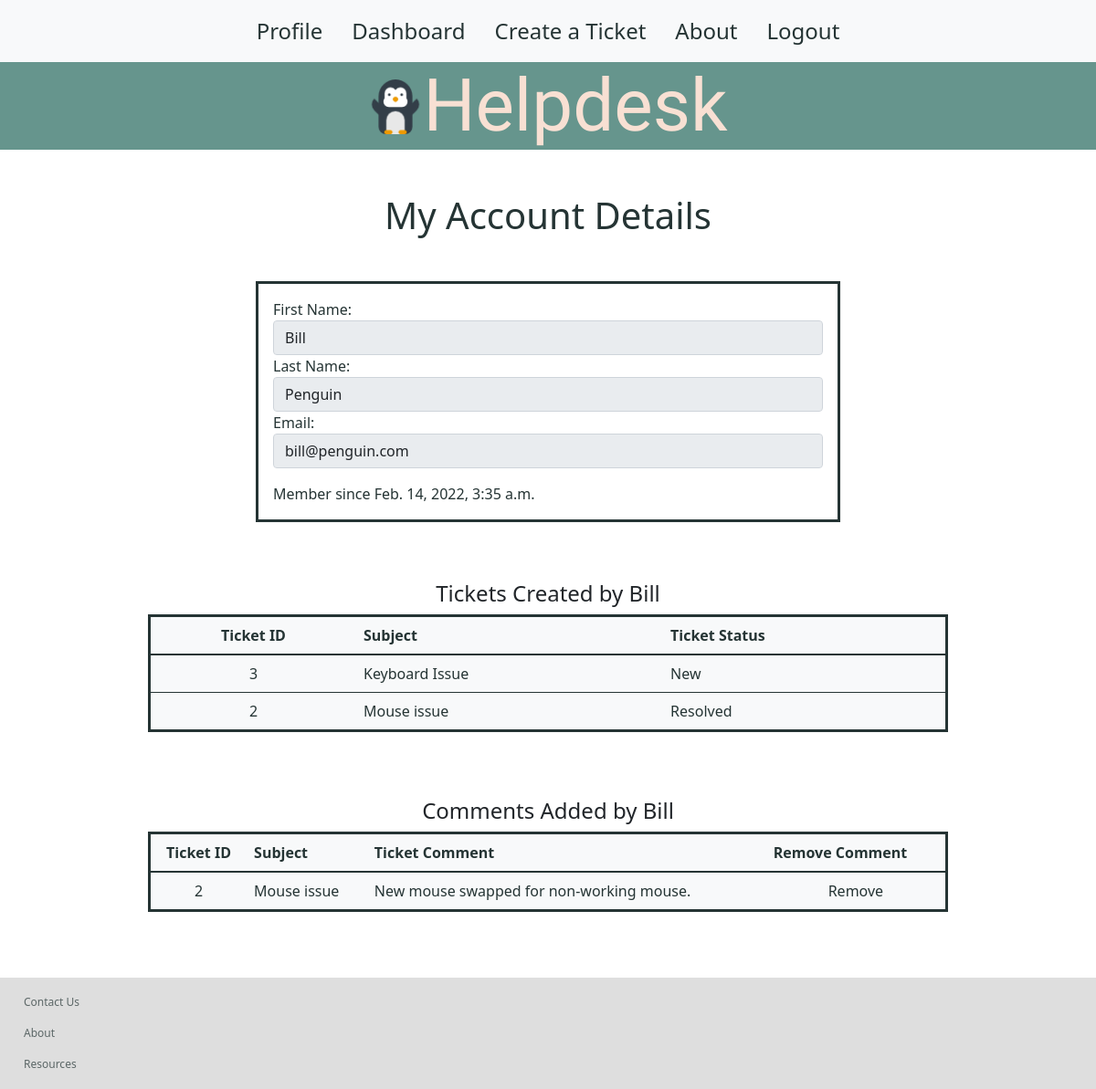
The app's page /profile (signed in) with its own data.
### users/models.py (models this page shows)
class User(models.Model):
    first_name = models.CharField(max_length=255)
    last_name = models.CharField(max_length=255)
    email = models.CharField(max_length=255)
    password = models.TextField()
    created_at = models.DateTimeField(auto_now_add=True)
    updated_at = models.DateTimeField(auto_now=True)
    objects = UserManager()

class Ticket(models.Model):
    subject = models.CharField(max_length=250)
    ticket_type = models.CharField(max_length=50)
    ticket_status = models.CharField(max_length=50)
    ticket_description = models.CharField(max_length=350)
    created_by = models.ForeignKey(User, related_name="user_tickets", on_delete=models.CASCADE, null=True)
    created_at = models.DateTimeField(auto_now_add=True)
    updated_at = models.DateTimeField(auto_now=True)
    objects = TicketManager()

class Comment(models.Model):
    comment = models.CharField(max_length=255)
    poster = models.ForeignKey(User, related_name='user_comments', on_delete=models.CASCADE)
    ticket = models.ForeignKey(Ticket, related_name="post_comments", on_delete=models.CASCADE)
    created_at = models.DateTimeField(auto_now_add=True)

### users/views.py (the view)
# urls.py: path('profile', views.profile),
def profile(request):
    if 'user_id' not in request.session:
        return redirect('/')
    this_user = User.objects.filter(id = request.session['user_id'])
    context = {
        'user': this_user[0],
        'all_tickets': Ticket.objects.all(),
        'all_comments': Comment.objects.all()
    }
    return render(request, 'profile.html', context)

### users/templates/profile.html (shortened to what this page needs)
{% include 'nav_bar.html'%}
<h1 class="text-center m-5">My Account Details</h1>
<div class="d-grid justify-content-center card-container">
    <div class="card mb-3" style="width: 40rem;">
        <div class="card-body">
        <form action="/profile/{{user.id}}/update" method="POST">
            <div class="form-group row">
                <label for="first_name">First Name: <input type="text" class="form-control" name="first_name" value="{{ user.first_name }}" disabled></label>
            </div>
            <div class="form-group row">
                <label for="last_name">Last Name: <input type="text" class="form-control" name="last_name" value="{{user.last_name}}" disabled></label>
            </div>
            <div class="form-group row">
                <label for="email">Email: <input type="text" class="form-control" name="email" value="{{user.email}}" disabled></label>
            </div>
        </form>
            <div class="col">Member since {{user.created_at}}</div>
        </div>
    </div>
</div>
<div class="container table-container mt-5 action-history" style="width: 900px">
    <h4 class="text-center">Tickets Created by {{user.first_name}}</h4>
    <table class="table table-hover table-light ticket-table">
    <thead>
        <tr>
        <th scope="col" class="text-center">Ticket ID </th>
        <th scope="col">Subject </th>
        <th scope="col">Ticket Status </th>
        </tr>
    </thead>
    <tbody>
    {% for ticket in all_tickets reversed%}
        {% if ticket.created_by.id == user.id %}
        <tr>
            <td class="text-center"><a href="/ticket/{{ticket.id}}/edit">{{ticket.id}}</a></td>
            <td><a href="/ticket/{{ticket.id}}/edit">{{ticket.subject}}</a></td>
            <td>{{ticket.ticket_status}}</td>
        </tr>
        {% endif %}
    {%endfor%}
    </tbody>
    </table>
</div>
<div class="container table-container mt-5 action-history" style="width: 900px">
    <h4 class="text-center">Comments Added by {{user.first_name}}</h4>
    <table class="table table-hover table-light ticket-table">
    <thead>
        <tr>
        <th scope="col" class="text-center">Ticket ID </th>
        <th scope="col">Subject </th>
        <th scope="col">Ticket Comment </th>
        <th scope="col">Remove Comment </th>
        </tr>
    </thead>
    <tbody>
    {% for comment in all_comments reversed%}
        {% if comment.poster.id == user.id %}
        <tr>
            <td class="text-center">{{comment.ticket.id}}</></td>
            <td><a href="/ticket/{{ticket.id}}/edit">{{comment.ticket.subject}}</a></td>
            <td>{{comment.comment}}</td>
            <td class="text-center"><a href="/comment/{{comment.id}}/delete">Remove</a></td>
        </tr>
        {% endif %}
    {%endfor%}
    </tbody>
    </table>
</div>
{% include 'footer.html'%}

### users/static/css/style.css (style rules this page uses)
a { text-decoration: none; color: #253434; }
.ticket-table { border: 3px solid #253434; border-radius: 0.25px; color: #253434; margin-bottom: 4.5rem; }
.card { border: 3px solid #253434; border-radius: 0.25px; color: #253434; }
h1 { color: #253434; }

### records on screen
User: first_name "Bill", last_name "Penguin", email "bill@penguin.com", created_at "Feb. 14, 2022, 3:35 a.m."
Ticket: id "3", subject "Keyboard Issue", ticket_status "New"
Ticket: id "2", subject "Mouse issue", ticket_status "Resolved"
Comment: ticket.id "2", ticket.subject "Mouse issue", comment "New mouse swapped for non-working mouse."
